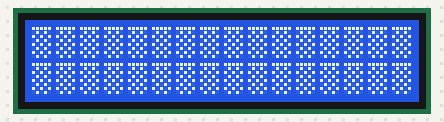
Bench run of a sketch on a simulated Arduino Uno, built with avr-gcc and run on an emulated ATmega328P. Parts: 16×2 character LCD.

Above: at 0.1 s.
At 1.1 s:
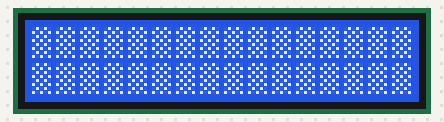

Measured:
- what the display in image 1 shows lasts 1.0 s, from 1.1 s to 2.1 s

The sketch:

LCD1602_PixelCheck.ino
```cpp
#include <Arduino.h>

/*
Display wiring :
1  --> VSS --> GND
2  --> VDD --> +
3  --> VO  --> Middle pin of 10K Potentiometer. (potentiometer needs a + en - on the outer pins)
4  --> RS  --> to pin 7 of arduino
5  --> RW  --> GND
6  --> E   --> to pin 8 of arduino
7  --> D0  -->
8  --> D1  -->
9  --> D2  -->
10 --> D3  -->
11 --> D4  --> to pin 9 of arduino
12 --> D5  --> to pin 10 of arduino
13 --> D6  --> to pin 11 of arduino
14 --> D7  --> to pin 12 of arduino
15 --> A   --> +
16 --> K   --> GND
*/

#include <LiquidCrystal.h>                 //Include library (see Library manager)
int rs = 7;                                // set variable
int en = 8;                                // set variable
int d4 = 9;                                // set variable
int d5 = 10;                               // set variable
int d6 = 11;                               // set variable
int d7 = 12;                               // set variable
LiquidCrystal lcd(rs, en, d4, d5, d6, d7); // define pins to LCD

// create a variable with the desired pattern for the "odd" pixels
byte odd[] = {
    B11111,
    B01010,
    B10101,
    B01010,
    B10101,
    B01010,
    B10101,
    B01010};

// create a variable with the desired pattern for the "even" pixels
byte even[] = {
    B01010,
    B10101,
    B01010,
    B10101,
    B01010,
    B10101,
    B01010,
    B10101};

void setup()
{
  lcd.begin(16, 2);        // define number of Columns and row's
  lcd.createChar(0, odd);  // Create a character name 0. The array variable made in the 'byte' under "odd"
  lcd.createChar(1, even); // Create a character name 1. The array variable made in the 'byte' under "even"
  lcd.home();
}

void loop()
{

/*
Notes:
- lcd.setCursor(x, y) = Set cursor to location Colom x and row y (counting from zero)
- The FOR loop        = counts to 16 so after printing 1 character it shfits aside 16 times (because a row has 16 characters)
- lcd.write(byte(x))  = Prints the array (x). Where (x) is the number of the array (in this case the "odd" character)
- lcd.setCursor(x, y) = after 16 times the FOR loop has run it will shift to the next row and repeats with the same character
- delay               = Wait for 1000 Milli Seconds (1 second)
*/

  lcd.setCursor(0, 0);

    for (int i = 0; i < 16; i++)
    {
      lcd.write(byte(0));
    }

  lcd.setCursor(0, 1);

    for (int i = 0; i < 16; i++)
    {
      lcd.write(byte(0));
    }

  delay(1000);

// Now it does the SAME all over with the "even" character.

  lcd.setCursor(0, 0);

    for (int i = 0; i < 16; i++)
    {
      lcd.write(byte(1));
    }

  lcd.setCursor(0, 1);

    for (int i = 0; i < 16; i++)
    {
      lcd.write(byte(1));
    }
  delay(1000);
}
```
